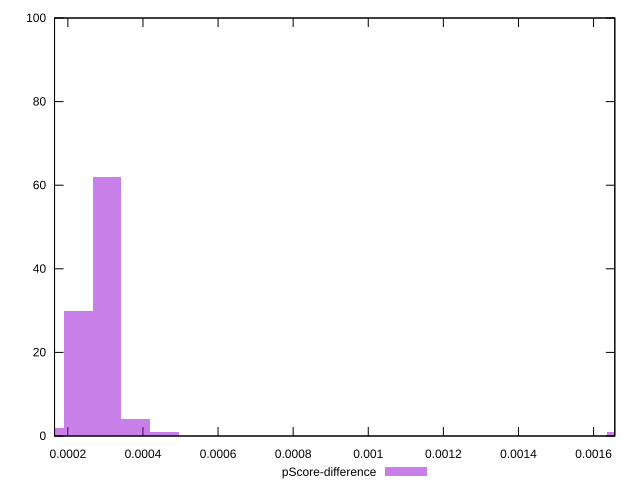

Here is the gnuplot script that generated this plot:
reset

$pScoreDifference <<EOF
0.0016745686217173208 1
0.00022835026659781646 30
0.00030446702213042195 62
0.00038058377766302744 4
0.0004567005331956329 1
0.00015223351106521097 2
EOF

set key outside below
set boxwidth 0.00007611675553260549
set xrange [0.00016448199326368762:0.0016566341104896076]
set yrange [0:100]
set trange [0:100]
set style fill transparent solid 0.5 noborder
set terminal svg size 640, 490 enhanced background rgb 'white'
set output "report_00018_2021-02-10T15-25-16.877Z/largest-contentful-paint/samples/pages+cached/pScore-difference/histogram.svg"

plot $pScoreDifference title "pScore-difference" with boxes

reset
